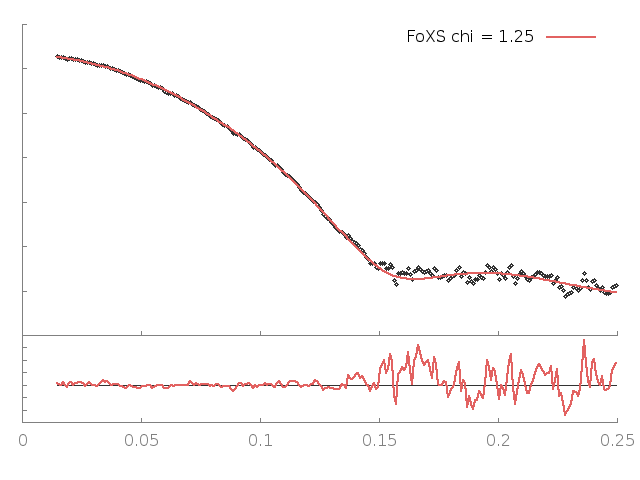

Recreate this plot in gnuplot.
set terminal png enhanced; set output "23912.B99990010_MSE_23912_merged2_q25.png";
set lmargin 2; set rmargin 2;set multiplot
set origin 0,0;set size 1,0.3; set tmargin 0; set bmargin 3;set ylabel '';set format y '';set xtics nomirror;set ytics nomirror; set border 3
set style line 11 lc rgb '#808080' lt 1;set border 3 back ls 11;f(x)=1
plot f(x) notitle lc rgb '#333333', '23912.B99990010_MSE_23912_merged2_q25.dat' u 1:($2/$3) notitle w lines lw 2.5 lc rgb '#e26261'
set origin 0,0.3;set size 1,0.69; set bmargin 0; set tmargin 1;set xlabel ''; set format x ''; set ylabel '';
plot '23912.B99990010_MSE_23912_merged2_q25.dat' u 1:2 thru log(y) notitle lc rgb '#333333' pt 6 ps 0.8, '23912.B99990010_MSE_23912_merged2_q25.dat' u 1:3 thru log(y) t 'FoXS chi = 1.25' w lines lw 2.5 lc rgb '#e26261'
unset multiplot
reset
